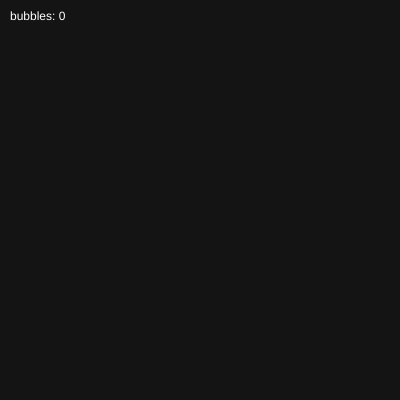
Frame 1 (no input)
Frame 60 (no input): identical to frame 1, image omitted
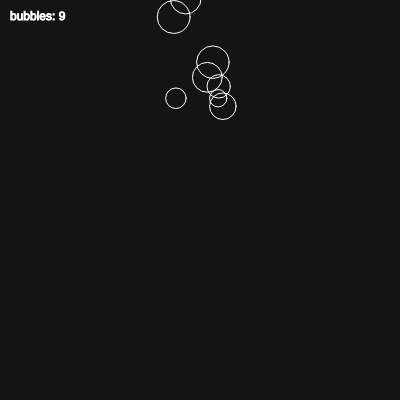
Frame 120 (the mouse pressed at the canvas centre since frame 60)

The p5.js sketch that drew these frames (run headless with seeded random() and noise() and a simulated clock; from frame 60 on, the mouse is pressed at the canvas centre):

// p5.js sketch
// ── sketch.js
/**
 *
 * STEP 6: array callbacks.
 *
 *   array.forEach(fn) - call fn once for every item in the array
 *   array.filter(fn)  - call fn on every item; keep the ones where fn returns true
 *
 *   click - blow bubbles
 *
 */
let bubbles = [];

function setup() {
  createCanvas(400, 400);
}

function draw() {
  background(20);

  // forEach calls drawBubble(bubble) for each bubble in the array.
  // Same as: for (let i = 0; i < bubbles.length; i++) { drawBubble(bubbles[i]); }
  bubbles.forEach(drawBubble);

  // filter calls our arrow function for each bubble and builds a NEW array
  // with only the bubbles still on screen. The rest are thrown away.
  bubbles = bubbles.filter((b) => b.y > -b.size);
  //the filter function is 'the y value is greater than the negative size'
  //if the y value is less than its negative size, it's not visible so we filter that one out

  fill(255);
  text('bubbles: ' + bubbles.length, 10, 20);
}

function drawBubble(b) {
  noFill();
  stroke(255);
  circle(b.x, b.y, b.size);
  b.y -= b.speed; // float upward
}

function mousePressed() {
  for (let i = 0; i < 10; i++) {
    bubbles.push({
      x: mouseX + random(-30, 30),
      y: mouseY + random(-30, 30),
      size: random(10, 40),
      speed: random(1, 4),
    });
  }
}

// Try it: comment out the filter line and click a lot.
// Watch the bubble count. Why does that matter?
